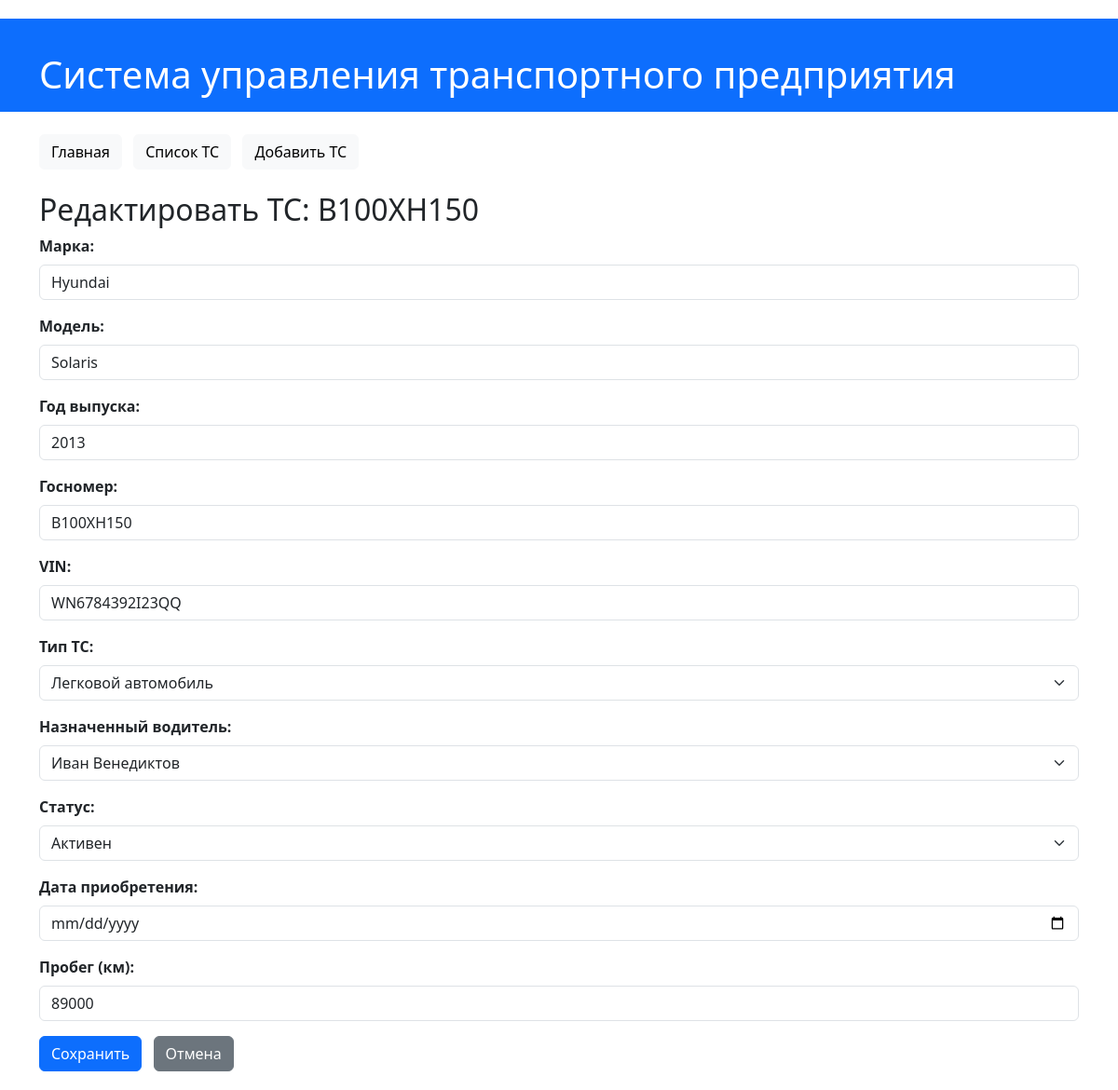
/vehicles/1/edit/, run on the app's committed database.
### transport/models.py (models this page shows, shortened)
class Vehicle(models.Model):
    make = models.CharField(max_length=100, verbose_name="Марка")
    model = models.CharField(max_length=100, verbose_name="Модель")
    year = models.PositiveSmallIntegerField(verbose_name="Год выпуска")
    license_plate = models.CharField(max_length=20, unique=True, verbose_name="Госномер")
    vin = models.CharField(max_length=17, unique=True, blank=True, null=True, verbose_name="VIN")
    vehicle_type = models.ForeignKey(VehicleType, on_delete=models.SET_NULL, null=True, blank=True, verbose_name="Тип ТС")
    driver = models.ForeignKey(Driver, on_delete=models.SET_NULL, null=True, blank=True, verbose_name="Назначенный водитель")
    status = models.CharField(
        max_length=50,
        choices=[
            ('active', 'Активен'),
            ('in_repair', 'В ремонте'),
            ('retired', 'Списан'),
            ('idle', 'Простаивает'),
        ],
        default='active',
        verbose_name="Статус"
    )
    acquisition_date = models.DateField(verbose_name="Дата приобретения")
    mileage = models.PositiveIntegerField(default=0, verbose_name="Пробег (км)")
    class Meta:
        verbose_name = "Транспортное средство"
        verbose_name_plural = "Транспортные средства"
        ordering = ['license_plate']
    def display_driver(self):
        return self.driver if self.driver else "Не назначен"
    display_driver.short_description = "Водитель"
    def is_in_repair(self):
        return self.status == 'in_repair'
    is_in_repair.boolean = True
    is_in_repair.short_description = "В ремонте?"

### transport/views.py (the view)
# urls.py: path('vehicles/<int:pk>/edit/', views.vehicle_update, name='vehicle_update'),
def vehicle_update(request, pk):
    vehicle = get_object_or_404(Vehicle, pk=pk)  # Получаем существующий объект
    if request.method == 'POST':
        form = VehicleForm(request.POST,
                           instance=vehicle)  # Создаем форму, заполняя ее POST-данными и привязывая к существующему объекту
        if form.is_valid():
            form.save()  # Сохраняем изменения в БД
            return redirect('vehicle_detail', pk=vehicle.pk)  # Перенаправляем на страницу обновленного ТС
    else:
        form = VehicleForm(instance=vehicle)  # Создаем форму, предзаполняя ее данными из объекта
    context = {
        'form': form,
        'vehicle': vehicle,
        'title': f'Редактировать ТС: {vehicle.license_plate}'
    }
    return render(request, 'transport/vehicle_form.html', context)  # Используем тот же шаблон формы

### transport/forms.py
class VehicleForm(forms.ModelForm):
    class Meta:
        model = Vehicle
        fields = [
            'make',
            'model',
            'year',
            'license_plate',
            'vin',
            'vehicle_type',
            'driver',
            'status',
            'acquisition_date',
            'mileage',
        ]
        widgets = {
             'acquisition_date': forms.DateInput(attrs={'type': 'date', 'class': 'form-control'}),
             'vehicle_type': forms.Select(attrs={'class': 'form-select'}),
             'driver': forms.Select(attrs={'class': 'form-select'}),
             'status': forms.Select(attrs={'class': 'form-select'}),
             'make': forms.TextInput(attrs={'class': 'form-control'}),
             'model': forms.TextInput(attrs={'class': 'form-control'}),
             'year': forms.NumberInput(attrs={'class': 'form-control'}),
             'license_plate': forms.TextInput(attrs={'class': 'form-control'}),
             'vin': forms.TextInput(attrs={'class': 'form-control'}),
             'mileage': forms.NumberInput(attrs={'class': 'form-control'}),
        }

### transport/models.py (called while the page is built)
    def __str__(self):
        return self.name

    def __str__(self):
        return f"{self.first_name} {self.last_name}"

### transport/templates/transport/vehicle_form.html (shortened to what this page needs)
{% extends 'transport/base.html' %}
{% block content %}
    <h2>{{ title }}</h2>
    <form method="post">
        {% for field in form %}
            <div class="form-group">
                {{ field.label_tag }}
                {{ field }}
            </div>
        {% endfor %}
        <button type="submit" class="btn btn-primary me-2">Сохранить</button>
        {% if vehicle %}
            <a href="{% url 'vehicle_detail' vehicle.pk %}" class="btn btn-secondary">Отмена</a>
        {% else %}
            <a href="{% url 'vehicle_list' %}" class="btn btn-secondary">Отмена</a>
        {% endif %}
    </form>
{% endblock %}

### transport/templates/transport/base.html (style rules this page uses)
body { padding-top: 20px; padding-bottom: 20px; }
.form-group { margin-bottom: 1rem; }
.form-group label { display: block; margin-bottom: .5rem; font-weight: bold; }

### data on the page
Vehicle: form "Hyundai" "Solaris" "2013" "В100ХН150" "WN6784392I23QQ" "Легковой автомобиль" "Иван Венедиктов" "Активен" "89000"

### other printed values
{{ title }} "Редактировать ТС: В100ХН150"
{{ field.label_tag }} "Марка:" "Модель:" "Год выпуска:" "Госномер:" "VIN:" "Тип ТС:" "Назначенный водитель:" "Статус:" "Дата приобретения:" "Пробег (км):"
